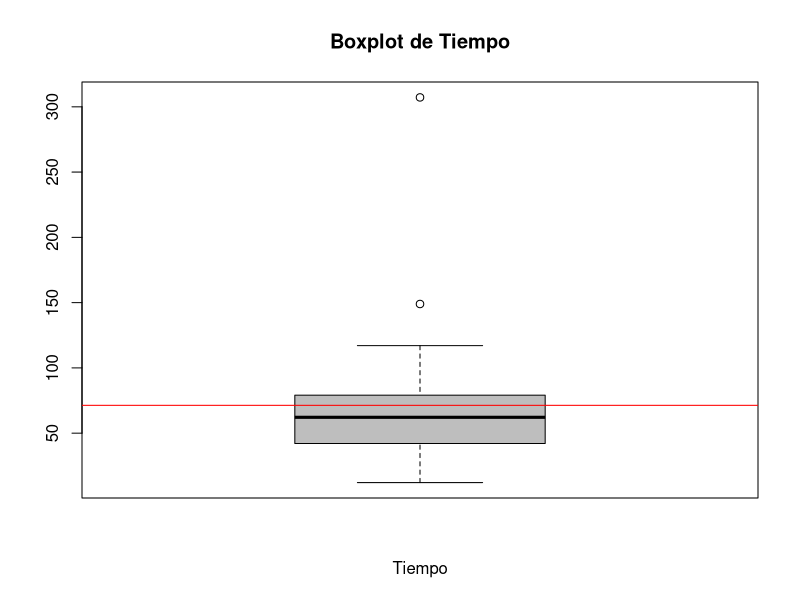
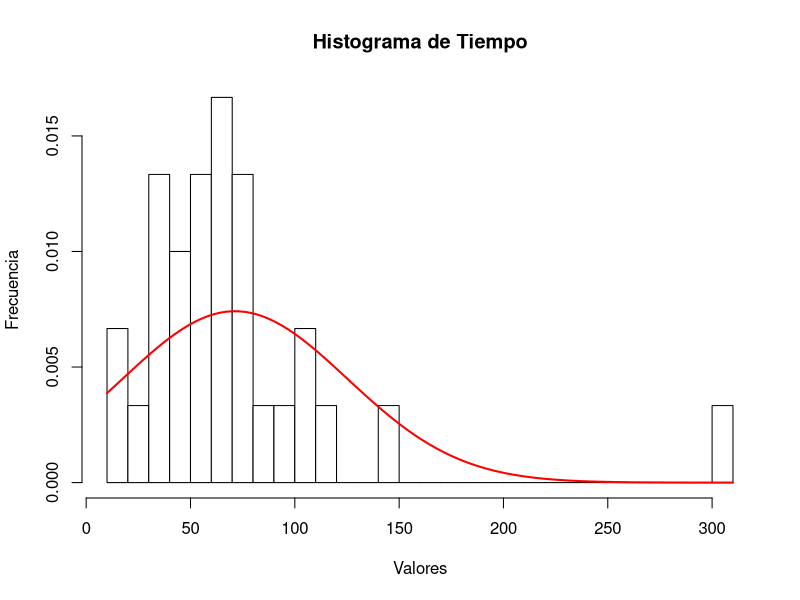

These figures' R source, in order: (Note: this script raises an error after producing the figures.)
# Parámetro de interés: \mu "tiempo medio de permanencia de la versión nueva"

# Hipótesis del investigador: H0: \mu = 60s vs. H1: \mu > 60s

# Nivel del test: 1% aproximadamente la probabilidad de tener el error de Tipo 1

# Xi = tiempo de la permanencia de la i-esima persona de la muestra
# \dfrac{\overline{X}_{n}-60}{\sqrt{\dfrac{s^2}{n}}}
# E(Xi) = \mu

library(readr)
datos <- read.table("datos_DNI_45913105.txt")
datos

# 2)
# a) 
media_muestral <- mean(datos$tiempo)
media_muestral

# b)
boxplot(datos$tiempo, main="Boxplot de Tiempo", xlab="Tiempo", col="gray")
abline(h = media_muestral, col = 'red')

# c)
hist(datos$tiempo, breaks = 25, probability = TRUE, main="Histograma de Tiempo", xlab="Valores", ylab="Frecuencia", col="white", border="black")
curve(dnorm(x, mean = media_muestral, sd = sd(datos$tiempo)), col = 'red', add = TRUE, lwd = 2)


# 3)
# No es exactamente normal. Se aproxima a una normal.


# 4)
# a)
# T = \dfrac{\overline{X}_{n}-60}{\sqrt{\dfrac{s^2}{n}}}
# Bajo H0. Es asintótico

# b)
# R_{\alpha} = {T > 2,326}


# 5)
qnorm(1-0.01)
estadistico_Tobs <- (media-60)/sd(datos$tiempo)*sqrt(30)
estadistico_Tobs
# No rechazo. No hay evidencia a nivel 0,01 para demostrar que el tiempo de
# permanencia promedio es mayor a 60s


# 6)
pvalor <- 1-pnorm(estadistico_Tobs)
pvalor
# No rechazo

# 7)
# No rechazo